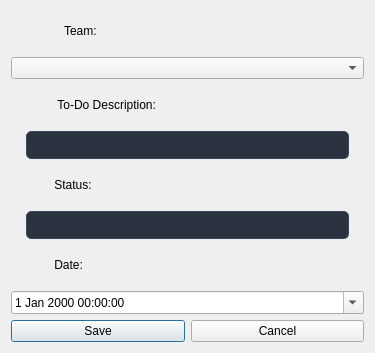
<?xml version="1.0" encoding="UTF-8"?>
<ui version="4.0">
 <class>TodoDialog</class>
 <widget class="QDialog" name="TodoDialog">
  <property name="geometry">
   <rect>
    <x>0</x>
    <y>0</y>
    <width>375</width>
    <height>353</height>
   </rect>
  </property>
  <property name="windowTitle">
   <string>Add To-Do</string>
  </property>
  <layout class="QVBoxLayout" name="verticalLayout">
   <item>
    <widget class="QLabel" name="teamLabel">
     <property name="text">
      <string>                Team:</string>
     </property>
    </widget>
   </item>
   <item>
    <widget class="QComboBox" name="teamComboBox">
     <property name="styleSheet">
      <string notr="true">background-color: #2A3240;
  border: 1px solid #3A4A5A;
    border-radius: 5px;
    padding: 5px;
    color: #E0E6ED;
    margin-left: 15px;
    margin-right: 15px;

Qcb::drop-down {
    border-left: 1px solid #3A4A5A;
    width: 20px;
}
Qcb:focus {
    border: 1px solid #00FF7F;
    background-color: #323A48;
}</string>
     </property>
    </widget>
   </item>
   <item>
    <widget class="QLabel" name="todoLabel">
     <property name="text">
      <string>              To-Do Description:</string>
     </property>
    </widget>
   </item>
   <item>
    <widget class="QLineEdit" name="todoLineEdit">
     <property name="styleSheet">
      <string notr="true">background-color: #2A3240; /* Darker blue-gray for input fields */
    border: 1px solid #3A4A5A; /* Subtle blue-gray border */
    border-radius: 5px;
    padding: 5px;
    color: #E0E6ED; /* Light gray text for readability */
    margin-left: 15px;
    margin-right: 15px;
</string>
     </property>
    </widget>
   </item>
   <item>
    <widget class="QLabel" name="statusLabel">
     <property name="text">
      <string>             Status:</string>
     </property>
    </widget>
   </item>
   <item>
    <widget class="QLineEdit" name="statusLineEdit">
     <property name="styleSheet">
      <string notr="true">background-color: #2A3240; /* Darker blue-gray for input fields */
    border: 1px solid #3A4A5A; /* Subtle blue-gray border */
    border-radius: 5px;
    padding: 5px;
    color: #E0E6ED; /* Light gray text for readability */
    margin-left: 15px;
    margin-right: 15px;
</string>
     </property>
    </widget>
   </item>
   <item>
    <widget class="QLabel" name="dateLabel">
     <property name="text">
      <string>             Date:</string>
     </property>
    </widget>
   </item>
   <item>
    <widget class="QDateTimeEdit" name="dateTimeEdit">
     <property name="calendarPopup">
      <bool>true</bool>
     </property>
    </widget>
   </item>
   <item>
    <layout class="QHBoxLayout" name="buttonLayout">
     <item>
      <widget class="QPushButton" name="saveButton">
       <property name="text">
        <string>Save</string>
       </property>
      </widget>
     </item>
     <item>
      <widget class="QPushButton" name="cancelButton">
       <property name="text">
        <string>Cancel</string>
       </property>
      </widget>
     </item>
    </layout>
   </item>
  </layout>
 </widget>
 <resources/>
 <connections/>
</ui>
